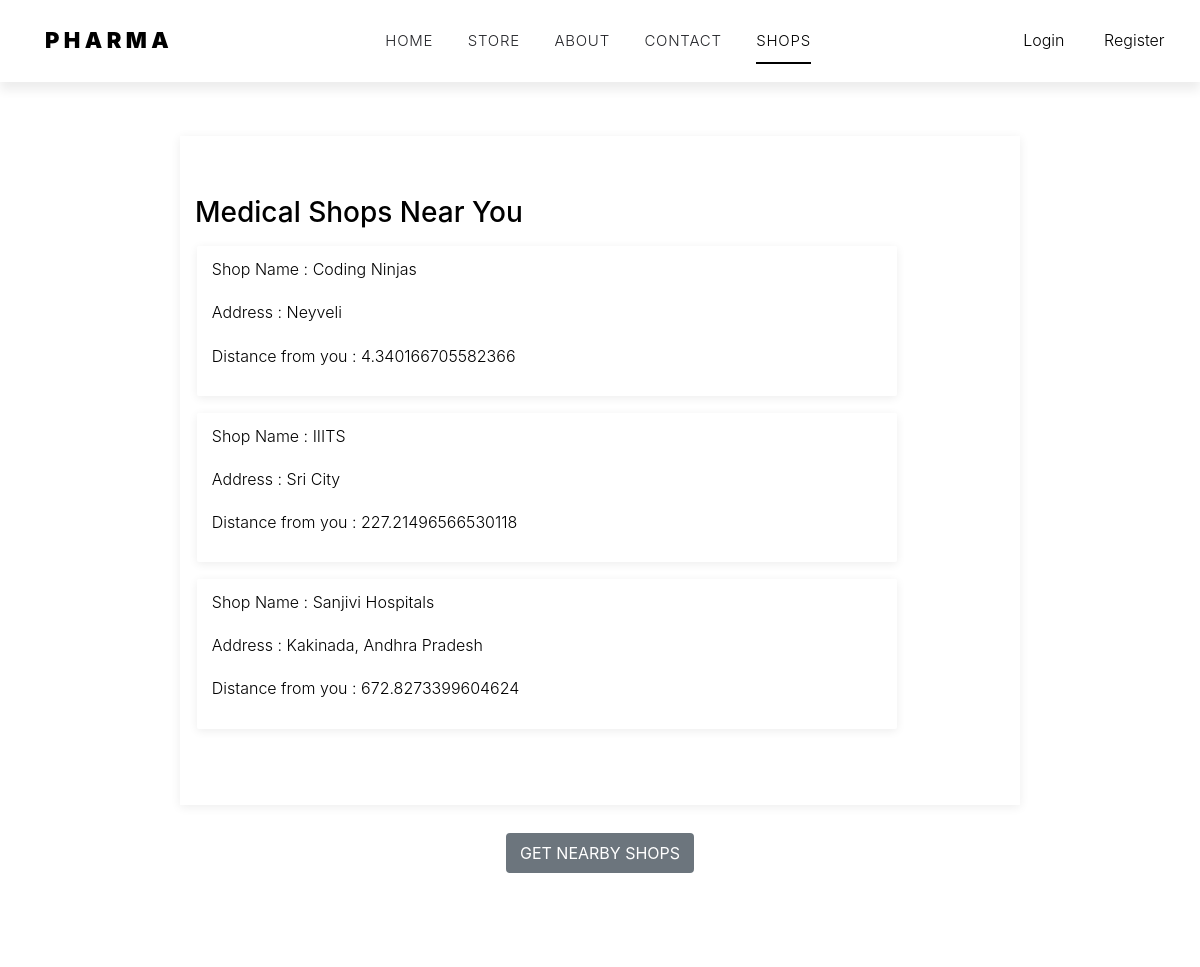
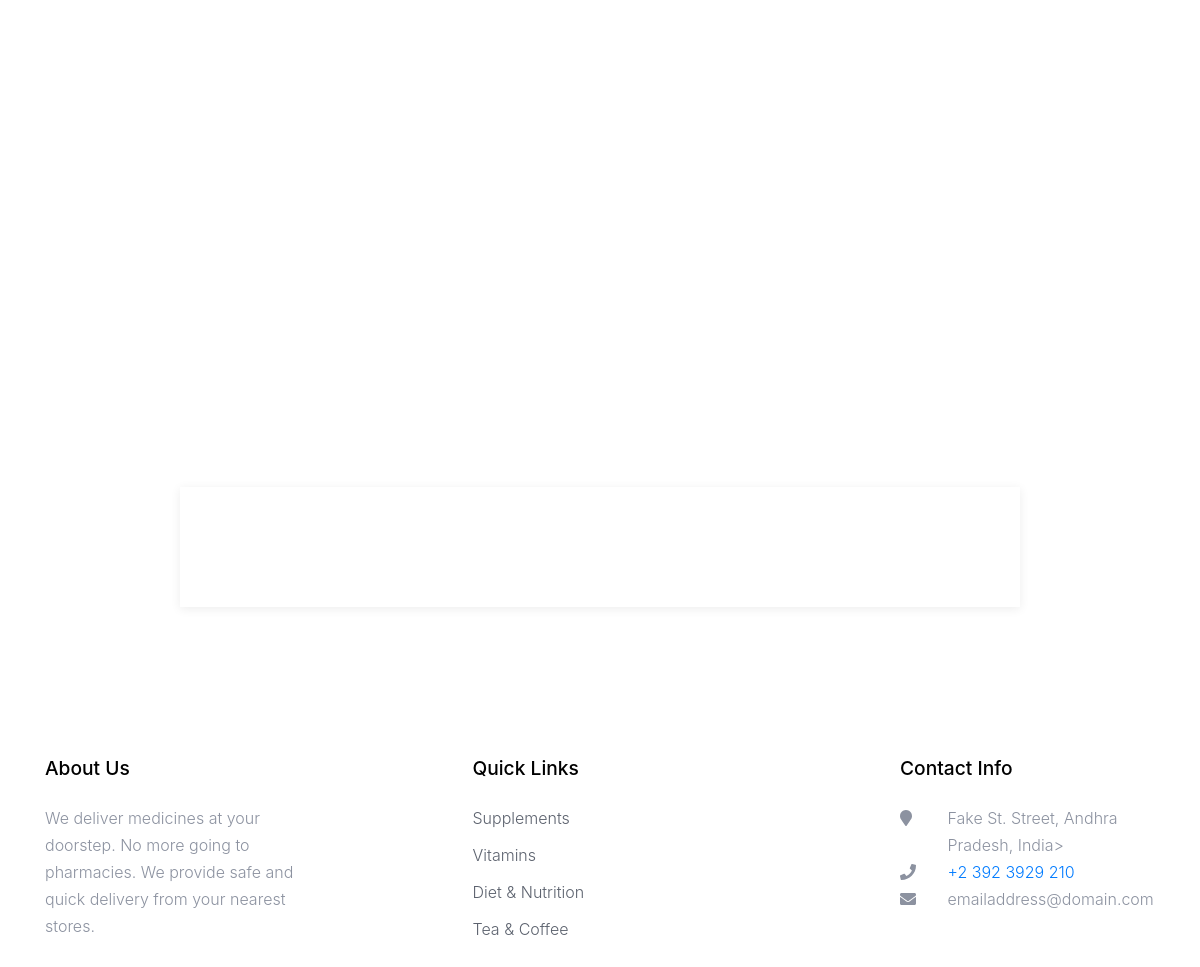
The app's page /cart/searchnearbyshops/ with its own data (2 pictures, top to bottom).
### user/models.py (models this page shows)
class Shop(models.Model):
    username = models.CharField(max_length=50, default=True)
    set_password = models.CharField(max_length=50, default=True)
    user_type = models.PositiveSmallIntegerField(choices=USER_TYPE, default=2)
    shop_name = models.CharField(max_length=256, default=True)
    shop_registration_no = models.CharField(max_length=256, default=True)
    address = models.CharField(max_length=256, default=True)
    latitude = models.FloatField(max_length=50, default=0)
    longitude = models.FloatField(max_length=50, default=0)
    distance = models.FloatField(max_length=50, default=0)
    USERNAME_FIELD = 'email'
    EMAIL_FIELD = 'email'
    REQUIRED_FIELDS = []
    def __str__(self):
        return self.shop_name

### cart/views.py (the view)
@csrf_exempt
def searchnearbyshops(request):
    print("HELO RE")
    print(request.method)
    all_shops = (Shop.objects.order_by('distance'))
    shops = all_shops
    num_shops = all_shops.count()
    ans=[]
    for shop in all_shops:
        dic={}
        dic['name'] = shop.shop_name
        dic['lat'] = shop.latitude
        dic['lng'] = shop.longitude
        ans.append(dic)
    list = ans
    json_list = json.dumps(list)
    lat1=0.0
    lon1=0.0
    if 1==1:
        lat1 = 11.5450
        lon1 = 79.5212
        lati = float(lat1)
        loni = float(lon1)
        print(lati, loni)
        for shop in Shop.objects.all():
            lat2 = shop.latitude
            lon2 = shop.longitude
            lon1, lat1, lon2, lat2 = map(radians, [loni, lati, lon2, lat2])
            dlon = lon2 - lon1
            dlat = lat2 - lat1
            a = sin(dlat/2)**2 + cos(lat1) * cos(lat2) * sin(dlon/2)**2
            c = 2 * asin(sqrt(a))
            r = 6371 # Radius of earth in kilometers. Use 3956 for miles
            ans = c*r
            print(ans)
            shop.distance = ans
            shop.save()
        all_shops =  (Shop.objects.order_by('distance'))
        ans=[]
        for shop in all_shops:
            dic={}
            dic['name'] = shop.shop_name
            dic['lat'] = shop.latitude
            dic['lng'] = shop.longitude
            ans.append(dic)
        print("SHops are: ")
        print(all_shops)
        list = ans
        json_list = json.dumps(list)
        print(lati, loni)
        return render(request, 'cart/shop_locator.html', {'all_shops': json_list, 'shops': shops, 'num_shops': num_shops, 'lati': lati, 'loni': loni, 'shop_active': 'active'})
    return render(request, 'cart/shop_locator.html', {'all_shops': json_list, 'shops': shops, 'num_shops': num_shops, 'lati': lat1, 'loni': lon1, 'shop_active':'active'})

### cart/templates/cart/shop_locator.html (shortened to what this page needs)
<!DOCTYPE html>
<html>
<head>
<link rel="stylesheet" href="https://maxcdn.bootstrapcdn.com/bootstrap/4.5.0/css/bootstrap.min.css">
</head>
<body>
	{% include 'home/header.html' %}
	<br>
	<br>
	<div class="box">
		<h3>&nbsp;&nbsp;Medical Shops Near You</h3>
		{% for shop in shops %}
		<div class="col-lg-10 box1">
			<p>Shop Name : {{shop.shop_name}}</p>
			<p>Address : {{shop.address}}</p>
			<p>Distance from you : {{shop.distance}}</p>
		</div>
		{% endfor %}
	</div>
	<br>
	<center>
		<div class="p-t-20">
			<button class="btn btn-secondary btn--radius " onclick="iMap()">Get Nearby Shops</button>
		</div>
	</center>
	<br>
<center>
	<div id="map"></div>
</center>
<br>
<br>
<center>
	<div class="box">
	</div>
</center>
<br>
<br>
{% include 'home/footer.html' %}
</body>
</html>

### cart/templates/cart/shop_locator.html (style rules this page uses)
#map, #map1 { width: 900px; max-width: 100%; height: 500px; }
.box { box-shadow: 0px 2px 10px rgba(0, 0, 0, 0.075); margin-left: 15%; margin-right: 15%; padding-top: 5%; padding-bottom: 5%; color: black; }
.box1 { box-shadow: 0px 2px 10px rgba(0, 0, 0, 0.075); margin: 2%; margin-right: 20%; padding: 10px; border-radius: 2px; }

### records on screen
Shop: shop_name "Coding Ninjas", address "Neyveli", distance "4.340166705582366"
Shop: shop_name "IIITS", address "Sri City", distance "227.21496566530118"
Shop: shop_name "Sanjivi Hospitals", address "Kakinada, Andhra Pradesh", distance "672.8273399604624"
